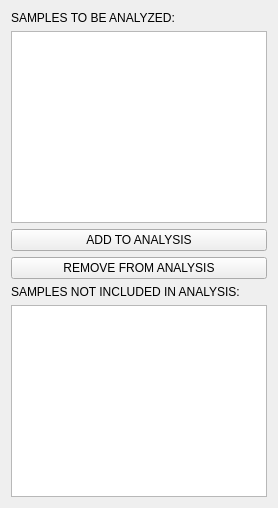
      <widget class="QWidget" name="tab_3">
       <attribute name="title">
        <string>CONFIRM RCC</string>
       </attribute>
       <layout class="QVBoxLayout" name="verticalLayout_2">
        <item>
         <widget class="QLabel" name="analyzedLbl">
          <property name="text">
           <string>SAMPLES TO BE ANALYZED:</string>
          </property>
         </widget>
        </item>
        <item>
         <widget class="QListWidget" name="processRCCList">
          <property name="selectionMode">
           <enum>QAbstractItemView::MultiSelection</enum>
          </property>
         </widget>
        </item>
        <item>
         <widget class="QPushButton" name="upRCCBtn">
          <property name="text">
           <string>ADD TO ANALYSIS</string>
          </property>
         </widget>
        </item>
        <item>
         <widget class="QPushButton" name="downRCCBtn">
          <property name="text">
           <string>REMOVE FROM ANALYSIS</string>
          </property>
         </widget>
        </item>
        <item>
         <widget class="QLabel" name="label_5">
          <property name="text">
           <string>SAMPLES NOT INCLUDED IN ANALYSIS:</string>
          </property>
         </widget>
        </item>
        <item>
         <widget class="QListWidget" name="nonProcessedRCCList">
          <property name="selectionMode">
           <enum>QAbstractItemView::MultiSelection</enum>
          </property>
         </widget>
        </item>
       </layout>
      </widget>
